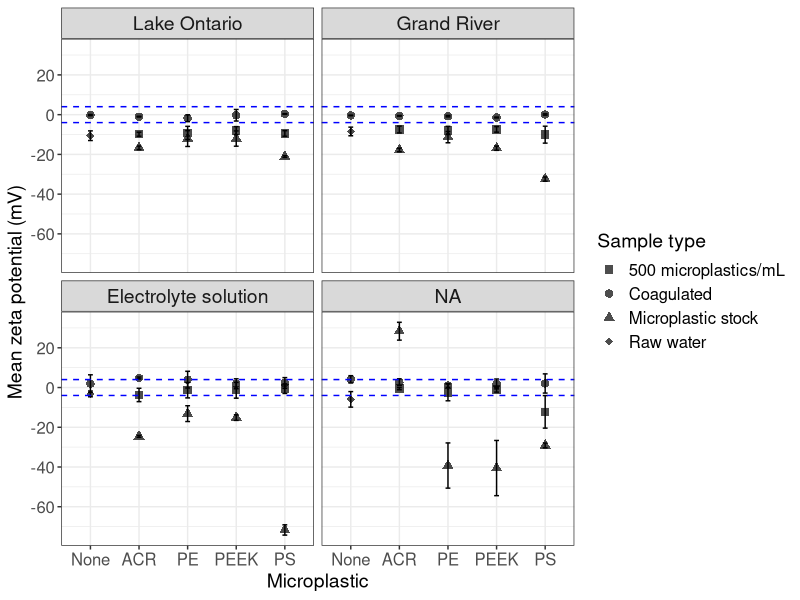

The R source for this figure:
library("readxl")
library(writexl)
library(dplyr)
library(ggplot2)
library(rstatix)
library(reshape2)


########################################
##LO,GR,MilliQ and Salt water together##
########################################

zeta <- read_xlsx("OmarZeta.xlsx")

Stats_GR_LO_MQ_SW <- zeta %>%
  filter((Water == "Grand River" |
            Water == "Lake Ontario" |
            Water == "MilliQ" |
            Water == "Salt water") &
           (Sample_type == "Dosed" |
              Sample_type == "Stock"|
              Sample_type == "Raw") &
           Microplastic != "AcrylicG" )   %>%
  
  group_by(Water,Microplastic, Sample_type, Dose) %>%
  summarize(Mean = mean(ZP), Standard_deviation = sd(ZP))

Stats_GR_LO_MQ_SW <- Stats_GR_LO_MQ_SW[-c(13:25,27,38,40,43:46,48,57,58,59,63,67,68,77,84,84),]

write_xlsx(Stats_GR_LO_MQ_SW,"Stats_all.xlsx")

stat_all_new <- read_xlsx("Stats_all_new.xlsx")

ggplot(stat_all_new, aes(x = factor(Microplastic,levels = c("None", "ACR","PE","PEEK","PS")), 
                         y = Mean, ymin = Mean - Standard_deviation,
                         ymax = Mean + Standard_deviation,  shape = Sample_type))+
  geom_errorbar(width = 0.1)+
  geom_point(size = 2.5, alpha = 0.70)+
  facet_wrap(~factor(Water, levels = c("Lake Ontario","Grand River",
                                       "Electrolyte solution","MilliQT")))+
  theme_bw()+
  scale_color_brewer(palette = "Dark2")+
  geom_hline(yintercept = 4, color = "blue", linetype = "dashed")+
  geom_hline(yintercept = -4, color = "blue", linetype = "dashed")+
  labs(shape = "Sample type",y = "Mean zeta potential (mV)", x = "Microplastic")+ 
  #title = "Mean zeta potentials of Grand River, Lake Ontario, MilliQ and Saltwater samples")+
  
  theme(plot.title = element_text(size = 16),
        axis.title.x = element_text(size = 14),
        axis.title.y = element_text(size = 14),
        axis.text = element_text(size = 12),
        legend.text = element_text(size = 12),
        legend.title = element_text(size = 14),
        legend.position = "right",
        strip.text.x = element_text(size = 14))+
  scale_shape_manual(values = 15:18)